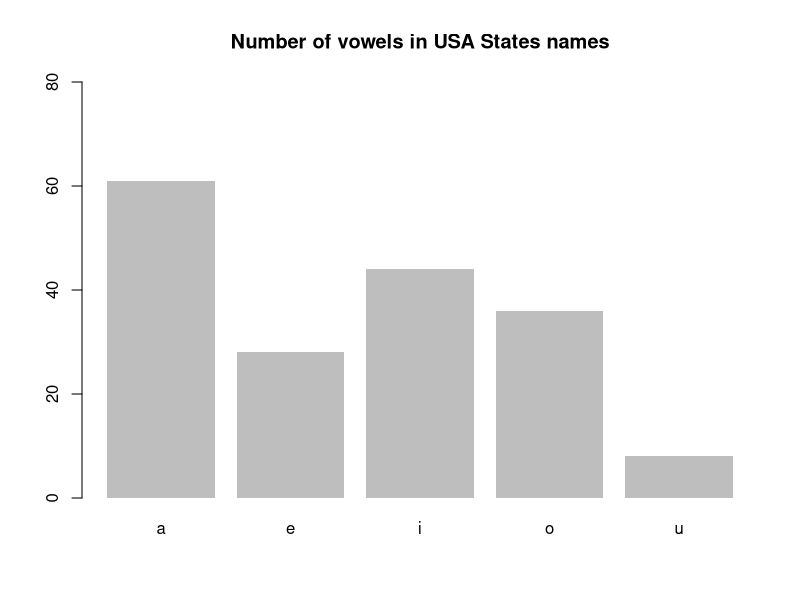

Generate this figure with R:
#assignment 3.1

#Question 1. How many vowels are there in the names of USA States?

#answer
library(stringr)
states=rownames(USArrests)
vowels = c("a", "e", "i", "o", "u")

num_vowels = vector(mode = "integer", length = 5)

# calculating number of vowels in each name

for (j in seq_along(vowels))
  {
  
  num_aux = str_count(tolower(states), vowels[j])
  num_vowels[j] = sum(num_aux)
}

names(num_vowels) = vowels
# total number of vowels
num_vowels

#Question 2
#visulalize the vowel distribution

sort(num_vowels, decreasing = TRUE)
barplot(num_vowels, main = "Number of vowels in USA States names",
        border = NA, ylim = c(0, 80))
